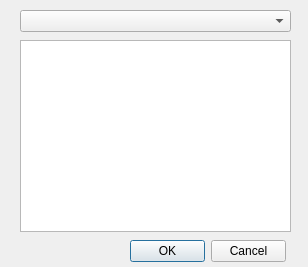
<?xml version="1.0" encoding="UTF-8"?>
<ui version="4.0">
 <class>SelectMatch</class>
 <widget class="QDialog" name="SelectMatch">
  <property name="geometry">
   <rect>
    <x>0</x>
    <y>0</y>
    <width>308</width>
    <height>267</height>
   </rect>
  </property>
  <property name="windowTitle">
   <string>SelectMatch</string>
  </property>
  <widget class="QComboBox" name="match_list_">
   <property name="geometry">
    <rect>
     <x>20</x>
     <y>10</y>
     <width>271</width>
     <height>22</height>
    </rect>
   </property>
  </widget>
  <widget class="QDialogButtonBox" name="box_">
   <property name="geometry">
    <rect>
     <x>130</x>
     <y>240</y>
     <width>156</width>
     <height>23</height>
    </rect>
   </property>
   <property name="standardButtons">
    <set>QDialogButtonBox::Cancel|QDialogButtonBox::Ok</set>
   </property>
  </widget>
  <widget class="QListWidget" name="scout_list_">
   <property name="geometry">
    <rect>
     <x>20</x>
     <y>40</y>
     <width>271</width>
     <height>192</height>
    </rect>
   </property>
  </widget>
 </widget>
 <layoutdefault spacing="6" margin="11"/>
 <resources/>
 <connections/>
</ui>
